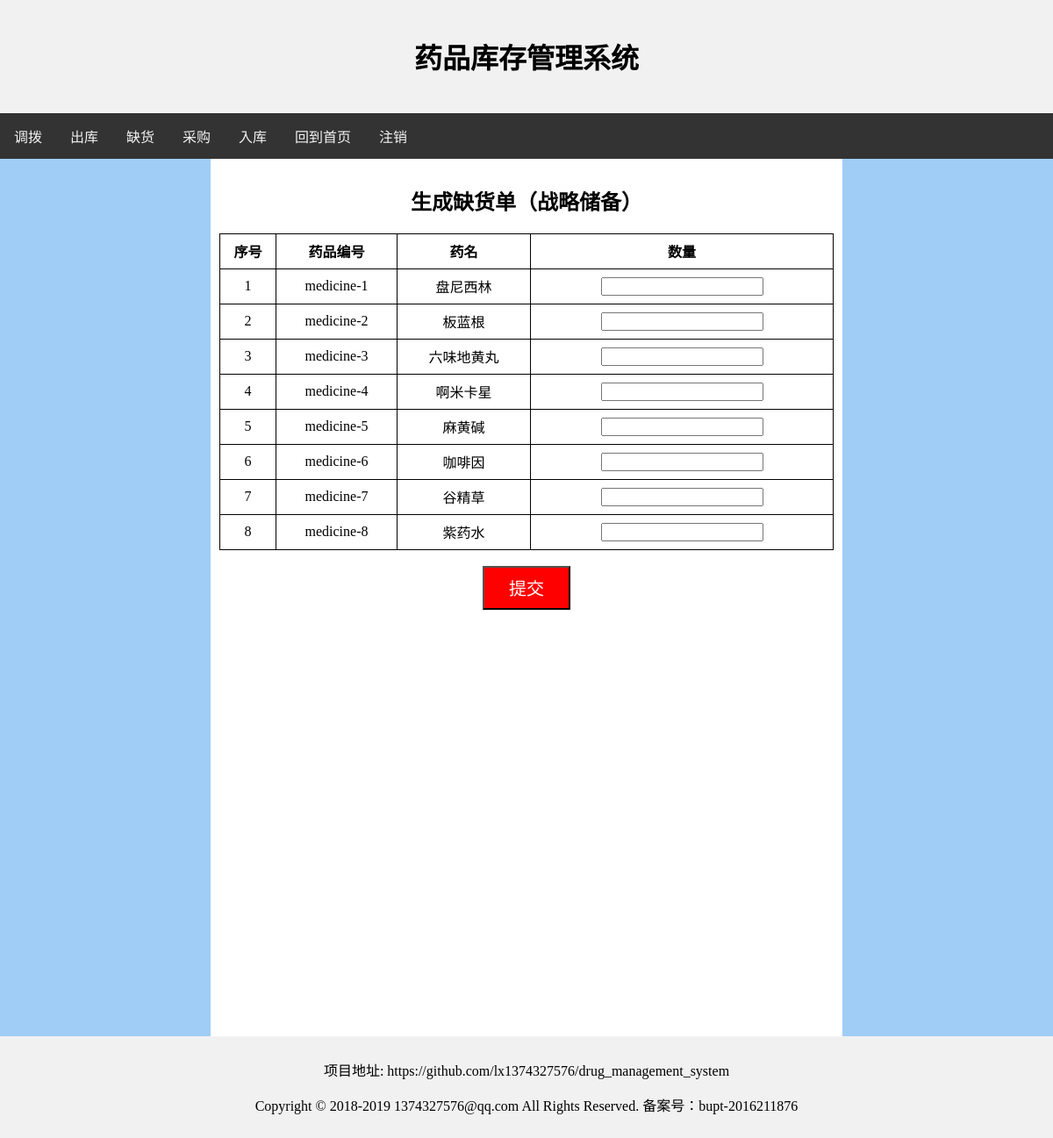
The page /lack/stack/ on the database its author committed.
### demand/models.py (models this page shows, shortened)
class Medicine(models.Model):
    id = models.IntegerField('id', primary_key=True)
    name = models.CharField('name', blank=False, max_length=100)
    total_num = models.FloatField('total_num', default=0)
    now_num = models.FloatField('now_num', default=0)
    medicine_type = models.ForeignKey(Medicine_type, on_delete=models.CASCADE)

### lack/views.py (the view)
# urls.py: path('stack/', views.stack, name='stack'),
def stack(request):
    medicine_list = Medicine.objects.all()
    context = {
        'medicine_list': medicine_list,
    }
    return render(request, 'lack/stack.html', context)

### lack/templates/lack/stack.html (shortened to what this page needs)
<html>
    <head>
    </head>
    <body>
        <div class="header">
            <h1>药品库存管理系统</h1>
        </div>
        <div class="topnav">
            <a href="{% url 'demand:demand' %}">调拨</a>
            <a href="{% url 'checkout:checkout' %}">出库</a>
            <a href="{% url 'lack:lack' %}">缺货</a>
            <a href="{% url 'purchase:purchase' %}">采购</a>
            <a href="{% url 'storage:storage' %}">入库</a>
            <a href="{% url 'user:index' %}">回到首页</a>
            <a href="{% url 'user:logout' %}">注销</a>
        </div>
        <div class="row">
            <div class="column left">
            </div>
            <div class="column middle">
                <div class="submit-div">
                    <h2> 生成缺货单（战略储备） </h2>
                </div>
                <form action="{% url 'lack:stack_submit' %}" method="post">
                    <table>
                        <tr>
                            <td> <strong>序号</strong> </td>
                            <td> <strong>药品编号</strong> </td>
                            <td> <strong>药名</strong> </td>
                            <td> <strong>数量</strong> </td>
                        </tr>
                        {% for medicine in medicine_list %}
                            <tr>
                                <td> {{forloop.counter}} </td>
                                <td> medicine-{{medicine.id}} </td>
                                <td> {{medicine.name}} </td>
                                <td><input type="text" name="{{medicine.id}}" class="input_1"/></td>
                            </tr>
                        {% endfor %}
                    </table>
                    <br>
                    <div class="submit-div">
                        <input type="submit" value="提交" class="submit">
                    </div>
                </form>
            </div>
            <div class="column right">
            </div>
        </div>
        <div class="footer">
            <p>项目地址: https://github.com/lx1374327576/drug_management_system</p>
            <p>Copyright © 2018-2019 1374327576@qq.com All Rights Reserved. 备案号：bupt-2016211876</p>
        </div>
    </body>
</html>

### lack/templates/lack/stack.html (style rules this page uses)
* { box-sizing: border-box; }
body { margin: 0; }
.header { background-color: #f1f1f1; padding: 20px; text-align: center; }
.topnav { overflow: hidden; background-color: #333; }
.topnav a { float: left; display: block; color: #f2f2f2; text-align: center; padding: 14px 16px; text-decoration: none; }
.column { float: left; padding: 10px; }
.column.left { width: 20%; background-image:url("/static/2.jpeg"); height: 1000px; }
.column.right { width: 20%; background-image:url("/static/2.jpeg"); height: 1000px; }
.column.middle { width: 60%; }
.row:after { content: ""; display: table; clear: both; }
.footer { background-color: #f1f1f1; padding: 10px; text-align: center; }
table,tr,td { border: 1px solid black; }
table { border-collapse:collapse; width:100%; }
tr { height:40px }
td { text-align:center; vertical-align:middle; }
.submit { width:100px; height:50px; background-color:red; color:white; font-size:20px; }
.submit-div { width:100%; text-align: center; }

### rows shown on the page
Medicine: id "1", name "盘尼西林"
Medicine: id "2", name "板蓝根"
Medicine: id "3", name "六味地黄丸"
Medicine: id "4", name "啊米卡星"
Medicine: id "5", name "麻黄碱"
Medicine: id "6", name "咖啡因"
Medicine: id "7", name "谷精草"
Medicine: id "8", name "紫药水"
